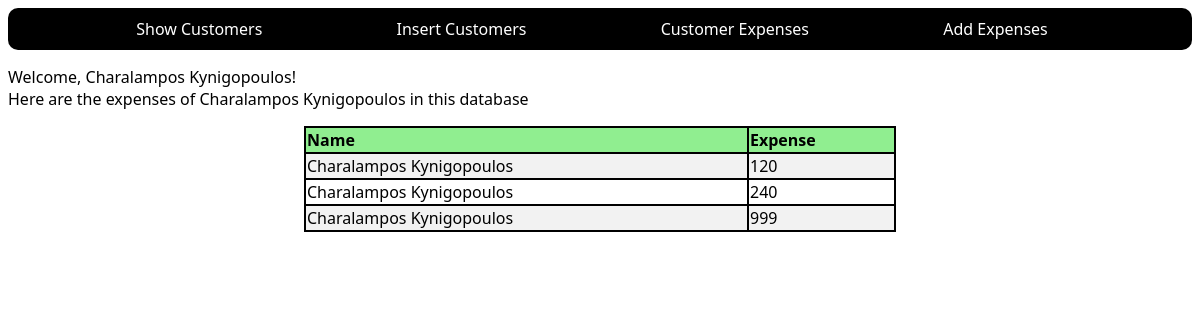
/customerExpenses.php?name=Charalampos Kynigopoulos, run on the app's committed database.
### tables this page shows
CREATE TABLE CUSTOMER_FINANCES
(NAME           TEXT    NOT NULL,
EXPENSES            INT     NOT NULL);

### customerExpenses.php (the view, shortened to what this page needs)
<!DOCTYPE html>
<html lang="en">
<head>
    <link rel="stylesheet" href="CSS/newCustomer.css">
</head>
<body>
<div class="container">
            <li><a href="dashboard.php">Show Customers</a></li>
            <li><a href="newCustomer.php">Insert Customers</a></li>
            <li><a href="expenses.php">Customer Expenses</a></li>
            <li><a href="addExpenses.php">Add Expenses</a></li>
    </div>
</body>
</html>
<?php
$db = new Welcome();
$variable = $_GET['name'];
$sql = "SELECT * FROM `CUSTOMER_FINANCES` WHERE `NAME` LIKE '%{$variable}%'";
$result = $db->query($sql);
echo "Welcome, " . $_GET['name'] . "!\n";
echo "Here are the expenses of " . $_GET['name'] . " in this database";
echo "<table>
<tr>
<th>Name</th>
<th>Expense</th>";
while ($row = $result->fetchArray(SQLITE3_ASSOC)) {
    echo "<tr>";
    echo "<td>" . $row['NAME'] . "</td>" ."\n";
    echo "<td>" . $row['EXPENSES'] . "</td>"  ."\n";
    echo "</tr>";
}
echo "</table>";
?>

### CSS/newCustomer.css (style rules this page uses)
html { font-family: "Segoe UI", Tahoma, Geneva, Verdana, sans-serif; }
body { background-image: url("https://freefrontend.com/assets/img/css-triangle-backgrounds/2-triangles-background.png"); background-repeat: no-repeat; }
.container { display: flex; list-style-type: none; background: black; color: white; justify-content: space-evenly; padding: 10px; margin-bottom: 1rem; border-radius: 10px; }
li a { padding-right: 1rem; color: white; text-decoration: none; }

### customerExpenses.php (style rules this page uses)
body { background-image:none; }
table { border: 2px solid black; width: 50%; margin: 1rem auto; border-collapse: collapse; }
th { text-align: left; background: lightgreen; }
table, th, td { border: 2px solid; }
tr:nth-child(even) { background-color: #f2f2f2; }

### data on the page
customer_finances: NAME "Charalampos Kynigopoulos", EXPENSES "120"
customer_finances: NAME "Charalampos Kynigopoulos", EXPENSES "240"
customer_finances: NAME "Charalampos Kynigopoulos", EXPENSES "999"

### other printed values
$_GET['name'] "Charalampos Kynigopoulos"
